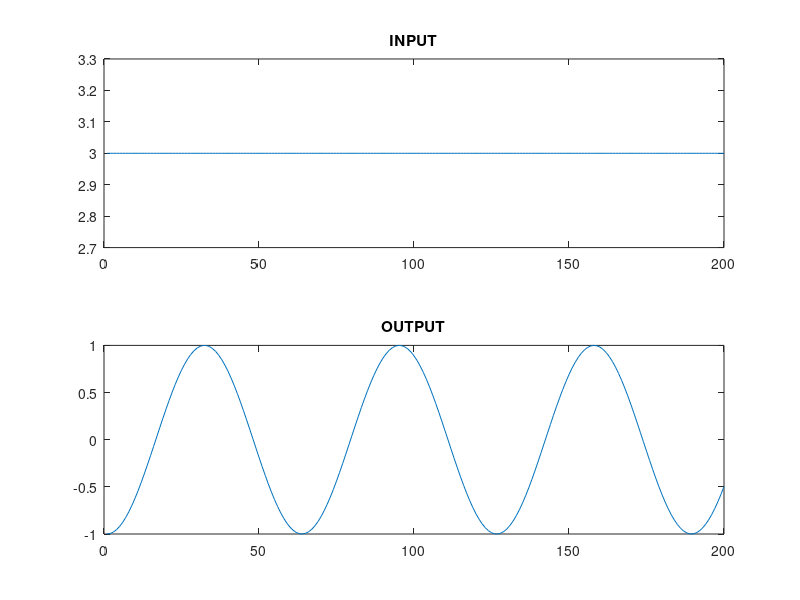

Recreate this plot in MATLAB.
%%QPSK using MATLAB

% 19th July 2018 

% Hemant Goraksh Ghuge
% MATLAB & SIMULINK USER
% Third Year
% Electronics and Telecommunication Engineering
% Government College of Engineering & Research, Avasari Khurd


%%
clc
clear all
close all

%%
data=input('Enter the data for qpsk');

last = length(data);
t=1;
for start = 1:last
    
    if (data(start)==0)     %% 00
        for j=0:0.1:19.9
            q(t)=0;
            o(t)=sin(j);    %% 0 degree
            t=t+1;
        end
        
    elseif (data(start)==1) %% 01
        for j=0:0.1:19.9
            q(t)=1;
            o(t)=cos(j);    %% 90 degree
            t=t+1;
        end
        
    elseif (data(start)==10) %% 10
        for j=0:0.1:19.9
            q(t)=2;
            o(t)=-sin(j);   %% 180 degree
            t=t+1;
        end
        
    else %(data(start)==11) %% 11
        for j=0:0.1:19.9
            q(t)=3;
            o(t)=-cos(j);   %% 270 degree
            t=t+1;
        end    
    end
end

subplot(2,1,1)
plot(q);
title('INPUT');

subplot(2,1,2)
plot(o);
title('OUTPUT');